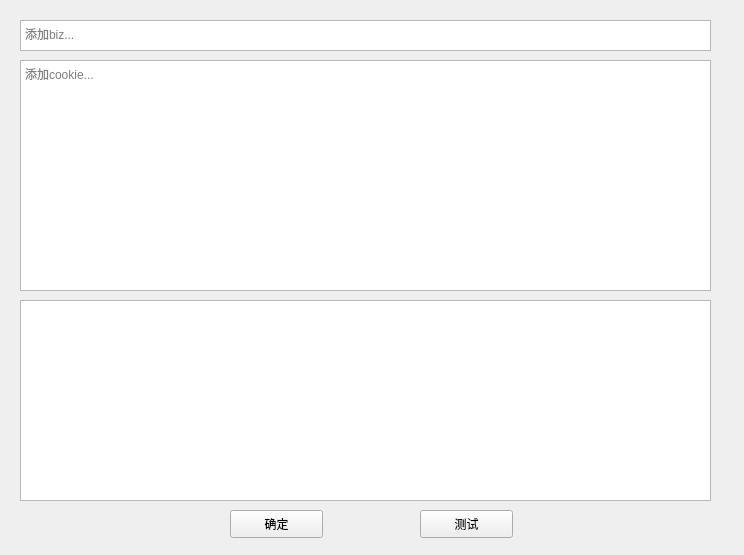
<?xml version="1.0" encoding="UTF-8"?>
<ui version="4.0">
 <class>Form</class>
 <widget class="QWidget" name="Form">
  <property name="geometry">
   <rect>
    <x>0</x>
    <y>0</y>
    <width>744</width>
    <height>555</height>
   </rect>
  </property>
  <property name="windowTitle">
   <string>微信爬虫组件</string>
  </property>
  <widget class="QPlainTextEdit" name="cookieEdit">
   <property name="geometry">
    <rect>
     <x>20</x>
     <y>60</y>
     <width>691</width>
     <height>231</height>
    </rect>
   </property>
   <property name="placeholderText">
    <string>添加cookie...</string>
   </property>
  </widget>
  <widget class="QPushButton" name="confirmButton">
   <property name="geometry">
    <rect>
     <x>230</x>
     <y>510</y>
     <width>93</width>
     <height>28</height>
    </rect>
   </property>
   <property name="text">
    <string>确定</string>
   </property>
  </widget>
  <widget class="QPlainTextEdit" name="bizEdit">
   <property name="geometry">
    <rect>
     <x>20</x>
     <y>20</y>
     <width>691</width>
     <height>31</height>
    </rect>
   </property>
   <property name="placeholderText">
    <string>添加biz...</string>
   </property>
  </widget>
  <widget class="QPushButton" name="testButton">
   <property name="geometry">
    <rect>
     <x>420</x>
     <y>510</y>
     <width>93</width>
     <height>28</height>
    </rect>
   </property>
   <property name="text">
    <string>测试</string>
   </property>
  </widget>
  <widget class="QPlainTextEdit" name="logEdit">
   <property name="geometry">
    <rect>
     <x>20</x>
     <y>300</y>
     <width>691</width>
     <height>201</height>
    </rect>
   </property>
  </widget>
 </widget>
 <resources/>
 <connections/>
</ui>
